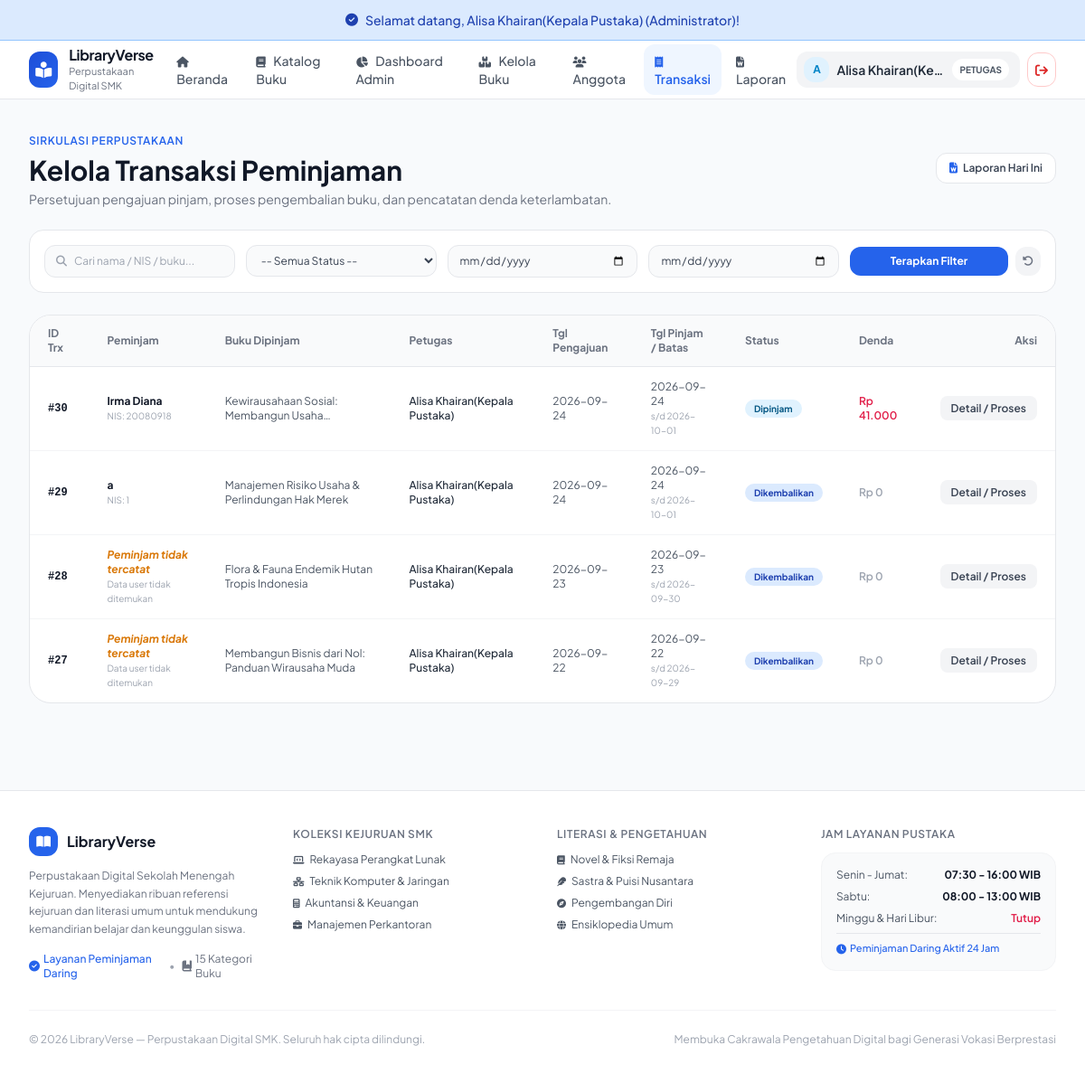
Screenshot of /index.php?c=transaksi&a=index (signed in) with the database file from the repository.
### tables this page shows
CREATE TABLE `transaksi` (
  `id_transaksi` int(11) NOT NULL,
  `id_user` int(11) DEFAULT NULL,
  `id_admin` int(11) DEFAULT NULL,
  `tgl_pengajuan` date NOT NULL,
  `tgl_pinjam` date DEFAULT NULL,
  `batas_kembali` date DEFAULT NULL,
  `tgl_kembali` date DEFAULT NULL,
  `status` enum('menunggu','dipinjam','menunggu_kembali','dikembalikan','ditolak') NOT NULL DEFAULT 'dipinjam',
  `total_denda` decimal(10,2) NOT NULL DEFAULT 0.00
);

CREATE TABLE `user` (
  `id_user` int(11) NOT NULL,
  `nis` varchar(20) DEFAULT NULL,
  `nama_lengkap` varchar(100) NOT NULL,
  `username` varchar(30) NOT NULL,
  `password` varchar(255) NOT NULL,
  `role` enum('admin','pengguna') NOT NULL DEFAULT 'pengguna',
  `status` enum('Aktif','Non-Aktif') NOT NULL DEFAULT 'Aktif'
);

### view/admin/transaksi/index.php (the view, shortened to what the rows shown need)
<div class="max-w-7xl mx-auto px-4 sm:px-6 lg:px-8 py-8 space-y-6">
    <div class="flex flex-col sm:flex-row sm:items-center justify-between gap-4">
        <div>
            <h1 class="text-2xl sm:text-3xl font-bold text-gray-900 mt-1">
                Kelola Transaksi Peminjaman
            </h1>
        </div>
    </div>
    <div class="bg-white rounded-3xl border border-gray-200 overflow-hidden shadow-xs">
        <div class="overflow-x-auto">
            <table class="w-full text-left text-xs text-gray-600">
                <thead class="bg-gray-50 text-gray-500 font-semibold border-b border-gray-200">
                    <tr>
                        <th class="px-5 py-3">ID Trx</th>
                        <th class="px-5 py-3">Peminjam</th>
                        <th class="px-5 py-3">Buku Dipinjam</th>
                        <th class="px-5 py-3">Petugas</th>
                        <th class="px-5 py-3">Tgl Pengajuan</th>
                        <th class="px-5 py-3">Tgl Pinjam / Batas</th>
                        <th class="px-5 py-3">Status</th>
                        <th class="px-5 py-3">Denda</th>
                        <th class="px-5 py-3 text-right">Aksi</th>
                    </tr>
                </thead>
                <tbody class="divide-y divide-gray-100">
                    <?php if (empty($transaksiList)): ?>
                        <tr>
                            <td colspan="9"
                                class="px-5 py-8 text-center text-gray-400">
                                Tidak ada data transaksi yang sesuai filter.
                            </td>
                        </tr>
                    <?php else: ?>
                        <?php foreach ($transaksiList as $t): ?>
                            <?php
                                $namaPeminjam = $t['nama_peminjam'] ?? '';
                                $nis = $t['nis'] ?? '';
                                $namaAdmin = $t['nama_admin'] ?? '';
                                $status = $t['status'] ?? 'menunggu';
                                $daftarBuku = $t['daftar_buku'] ?? '';
                                $denda = (float) ($t['calculated_denda'] ?? 0);
                                $idTransaksi = (int) ($t['id_transaksi'] ?? 0);
                            ?>
                            <tr class="hover:bg-gray-50/50 transition">
                                <td class="px-5 py-3.5 font-mono font-semibold text-gray-900">
                                    #<?= $idTransaksi ?>
                                </td>
                                <td class="px-5 py-3.5">
                                    <?php if ($namaPeminjam !== ''): ?>
                                        <strong class="text-gray-900 block">
                                            <?= htmlspecialchars($namaPeminjam, ENT_QUOTES, 'UTF-8') ?>
                                        </strong>
                                        <span class="text-[10px] text-gray-400">
                                            NIS:
                                            <?= htmlspecialchars($nis ?: '-', ENT_QUOTES, 'UTF-8') ?>
                                        </span>
                                    <?php else: ?>
                                        <strong class="text-amber-600 block italic">
                                            Peminjam tidak tercatat
                                        </strong>
                                        <span class="text-[10px] text-gray-400">
                                            Data user tidak ditemukan
                                        </span>
                                    <?php endif; ?>
                                </td>
                                <td class="px-5 py-3.5 max-w-xs">
                                    <span
                                        class="line-clamp-2"
                                        title="<?= htmlspecialchars($daftarBuku, ENT_QUOTES, 'UTF-8') ?>">
                                        <?= htmlspecialchars(
                                            $daftarBuku ?: 'Buku tidak tercatat',
                                            ENT_QUOTES,
                                            'UTF-8'
                                        ) ?>
                                    </span>
                                </td>
                                <td class="px-5 py-3.5">
                                    <?php if ($namaAdmin !== ''): ?>
                                        <span class="font-medium text-gray-800">
                                            <?= htmlspecialchars($namaAdmin, ENT_QUOTES, 'UTF-8') ?>
                                        </span>
                                    <?php else: ?>
                                        <span class="text-gray-400 italic">
                                            Belum diproses
                                        </span>
                                    <?php endif; ?>
                                </td>
                                <td class="px-5 py-3.5">
                                    <?= htmlspecialchars($t['tgl_pengajuan'] ?? '-', ENT_QUOTES, 'UTF-8') ?>
                                </td>
                                <td class="px-5 py-3.5">
                                    <?php if (!empty($t['tgl_pinjam'])): ?>
                                        <span>
                                            <?= htmlspecialchars($t['tgl_pinjam'], ENT_QUOTES, 'UTF-8') ?>
                                        </span>
                                        <span class="block text-[10px] text-gray-400">
                                            s/d <?= htmlspecialchars($t['batas_kembali'] ?? '-', ENT_QUOTES, 'UTF-8') ?>
                                        </span>
                                    <?php else: ?>
                                        <span class="text-gray-400 italic">
                                            Belum diproses
                                        </span>
                                    <?php endif; ?>
                                </td>
                                <td class="px-5 py-3.5">
                                    <?php
                                        $statusClass = 'bg-gray-100 text-gray-800';
                                        if ($status === 'menunggu') {
                                            $statusClass = 'bg-amber-100 text-amber-800';
                                        } elseif ($status === 'dipinjam') {
                                            $statusClass = 'bg-sky-100 text-sky-800';
                                        } elseif ($status === 'menunggu_kembali') {
                                            $statusClass = 'bg-purple-100 text-purple-800';
                                        } elseif ($status === 'dikembalikan') {
                                            $statusClass = 'bg-emerald-100 text-emerald-800';
                                        } elseif ($status === 'ditolak') {
                                            $statusClass = 'bg-red-100 text-red-800';
                                        }
                                    ?>
                                    <span class="px-2.5 py-1 rounded-full text-[10px] font-bold <?= $statusClass ?>">
                                        <?= htmlspecialchars(ucfirst($status), ENT_QUOTES, 'UTF-8') ?>
                                    </span>
                                </td>
                                <td class="px-5 py-3.5 font-semibold <?= $denda > 0 ? 'text-rose-600' : 'text-gray-400' ?>">
                                    Rp <?= number_format($denda, 0, ',', '.') ?>
                                </td>
                                <td class="px-5 py-3.5 text-right whitespace-nowrap space-x-1">
                                    <?php if ($idTransaksi > 0): ?>
                                        <a
                                            href="index.php?c=transaksi&a=detail&id=<?= $idTransaksi ?>"
                                            class="px-3 py-1.5 rounded-lg bg-gray-100 hover:bg-gray-200 text-gray-700 font-semibold transition"
                                            title="Lihat detail dan proses">
                                            Detail / Proses
                                        </a>
                                    <?php endif; ?>
                                </td>
                            </tr>
                        <?php endforeach; ?>
                    <?php endif; ?>
                </tbody>
            </table>
        </div>
    </div>
</div>

### rows the page displays
transaksi: id_transaksi "30", namaPeminjam "Irma Diana", nis "20080918", daftarBuku "Kewirausahaan Sosial: Membangun…", id_admin.nama_lengkap "Alisa Khairan(Kepala Pustaka)", tgl_pengajuan "2026-09-24", tgl_pinjam "2026-09-24", batas_kembali "2026-10-01", status "Dipinjam", denda "41.000"
transaksi: id_transaksi "29", namaPeminjam "a", nis "1", daftarBuku "Manajemen Risiko Usaha & Perlindungan Hak Merek", id_admin.nama_lengkap "Alisa Khairan(Kepala Pustaka)", tgl_pengajuan "2026-09-24", tgl_pinjam "2026-09-24", batas_kembali "2026-10-01", status "Dikembalikan", denda "0"
transaksi: id_transaksi "28", shows "Peminjam tidak tercatat", daftarBuku "Flora & Fauna Endemik Hutan Tropis Indonesia", id_admin.nama_lengkap "Alisa Khairan(Kepala Pustaka)", tgl_pengajuan "2026-09-23", tgl_pinjam "2026-09-23", batas_kembali "2026-09-30", status "Dikembalikan", denda "0"
transaksi: id_transaksi "27", shows "Peminjam tidak tercatat", daftarBuku "Membangun Bisnis dari Nol: Panduan Wirausaha Muda", id_admin.nama_lengkap "Alisa Khairan(Kepala Pustaka)", tgl_pengajuan "2026-09-22", tgl_pinjam "2026-09-22", batas_kembali "2026-09-29", status "Dikembalikan", denda "0"

### other values shown
$flash['message'] "Selamat datang, Alisa Khairan(Kepala Pustaka) (Administrator)!"
substr($userName, 0, 1) "A"
$userName "Alisa Khairan(Ke…"
